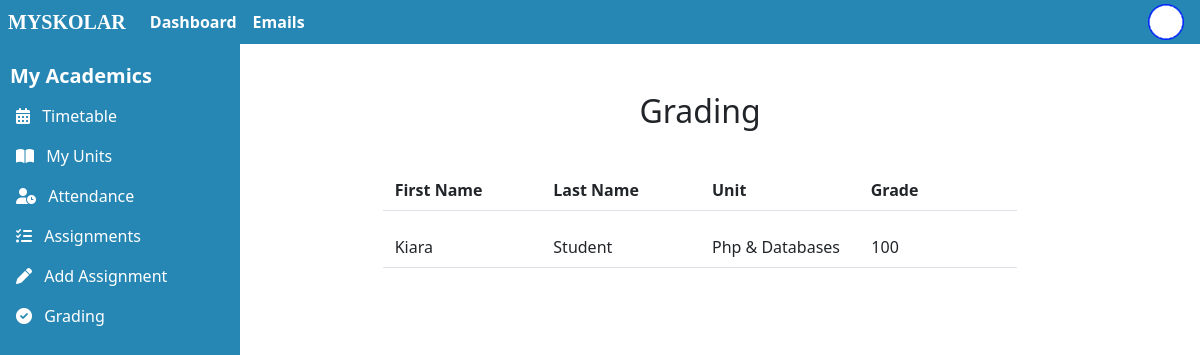
Page /list-grading-collection.php?action=list (signed in) on the committed database.
### tables this page shows
CREATE TABLE `submission` (
  `submissionId` int(11) NOT NULL,
  `studentId` int(11) NOT NULL,
  `assignmentId` int(11) NOT NULL,
  `submissionDate` date NOT NULL
);

CREATE TABLE `user_profile` (
  `userId` int(11) NOT NULL,
  `name` varchar(255) NOT NULL,
  `surname` varchar(255) NOT NULL,
  `email` varchar(500) NOT NULL,
  `date_of_birth` date DEFAULT NULL,
  `street1` varchar(255) DEFAULT NULL,
  `street2` varchar(255) DEFAULT NULL,
  `city` varchar(255) DEFAULT NULL,
  `postCode` varchar(50) DEFAULT NULL
);

CREATE TABLE `unit` (
  `unitId` int(11) NOT NULL,
  `courseId` int(11) NOT NULL,
  `semester` varchar(50) NOT NULL,
  `unitName` varchar(255) NOT NULL,
  `unitDescription` text NOT NULL
);

CREATE TABLE `grades` (
  `userAccountId` int(11) NOT NULL,
  `assignmentId` int(11) NOT NULL,
  `lecturerUserAccountId` int(11) NOT NULL,
  `marksEarned` int(11) NOT NULL,
  `lecturerComment` varchar(1024) NOT NULL,
  `dateRecorded` date NOT NULL
);

### includes/functions.php (called while the page is built, shortened)
<?php
    function getGradingAssignments($conn, $userId){
        $sql = "SELECT * FROM submission, assignments, user_profile, unit
                    WHERE assignments.userId = ? and submission.assignmentId = assignments.assignmentId
                    and submission.studentId = user_profile.userId and assignments.unitid = unit.unitid;";
        $stmt = mysqli_stmt_init($conn);
        if(!mysqli_stmt_prepare($stmt,$sql)){
            echo "<p>We have an error - Could not load assignments grades.</p>";
            exit();
        }
        mysqli_stmt_bind_param($stmt, "i", $userId);
        mysqli_stmt_execute($stmt);
        $result = mysqli_stmt_get_result($stmt);
        return $result;
    }
    function getGrade($conn, $assignmentId,$studentId){
        $sql = "SELECT * FROM grades WHERE assignmentId = ? and userAccountId=?;";
        $stmt = mysqli_stmt_init($conn);
        if(!mysqli_stmt_prepare($stmt,$sql)){
            echo "<p>We have an error - Could not load assignment grades.</p>";
            exit();
        }
        mysqli_stmt_bind_param($stmt, "ii", $assignmentId, $studentId);
        mysqli_stmt_execute($stmt);
        $result = mysqli_stmt_get_result($stmt);
        if($row = mysqli_fetch_assoc($result)){
            return $row;
        }
        else{
            return false;
        }
    }
?>

### includes/lecturer-grading-inc.php (called while the page is built, shortened)
<?php
    require_once "dbh.php";
    require_once "functions.php";
if(isset($_GET["action"]) && $_GET["action"]=="list")
    {
         $lecturerGradingAssignnments = getGradingAssignments($conn, $_SESSION["userId"]);
    }
    ?>

### list-grading-collection.php (the view, shortened to what this page needs)
<?php
    include "includes/functions.php";
     include "includes/dbh.php";
    include "includes/header.php";
    include "includes/lecturer-grading-inc.php";
?>
<main class="col-md-9 ms-sm-auto col-lg-10 px-md-4">
<div class="container user-register mt-5">
    <div class="row justify-content-center">
        <div class="col-12 col-md-8">
            <div class="row">
                <div class="col">
                    <h2 class="text-center mb-5">Grading</h2>
                </div>
            </div>
   <div class="row fw-bold border-bottom pb-2 mb-3">
  <div class="col-3 text-left">First Name</div>
  <div class="col-3 text-left ">Last Name</div>
  <div class="col-3 text-left">Unit</div>
  <div class="col-3 text-left">Grade</div>
</div>
<?php foreach($lecturerGradingAssignnments as $grading): ?>
<form action="lecturer-grading.php" method="post" id="form<?php echo $grading["submissionId"] ?>"  class="mt-4">
  <div class="row align-items-center mb-3 border-bottom pb-2">
       <div class="col-3">
        <?php echo $grading["name"]; ?>
    </div>
    <div class="col-3">
      <?php echo $grading["surname"]; ?>
    </div>
    <div class="col-3">
        <?php echo $grading["unitName"]; ?>
    </div>
  <?php $grade = getGrade($conn, $grading["assignmentId"],$grading["studentId"] )?>
  <?php if ($grade): ?>
   <div class="col-1 text-center">
  <?php echo ($grade['marksEarned']); ?>
  </div>
  <?php else: ?>
    <div class="col-1 text-center"> <i class="fa-solid fa-pen" style="color: #007bff; cursor: pointer;"  onclick="submitForm(<?php echo  $grading["submissionId"] ?>,'edit');" ></i>
    </div>
    <?php endif ?>
  </div>
</form>
<?php endforeach?>
</main>
  <?php  include "includes/footer.php";?>

### css/style.css (style rules this page uses)
html, body { width: 100%; }

### rows in the picture
submission: user_profile.name "Kiara", user_profile.surname "Student", unit.unitName "Php & Databases", grades.marksEarned "100"
